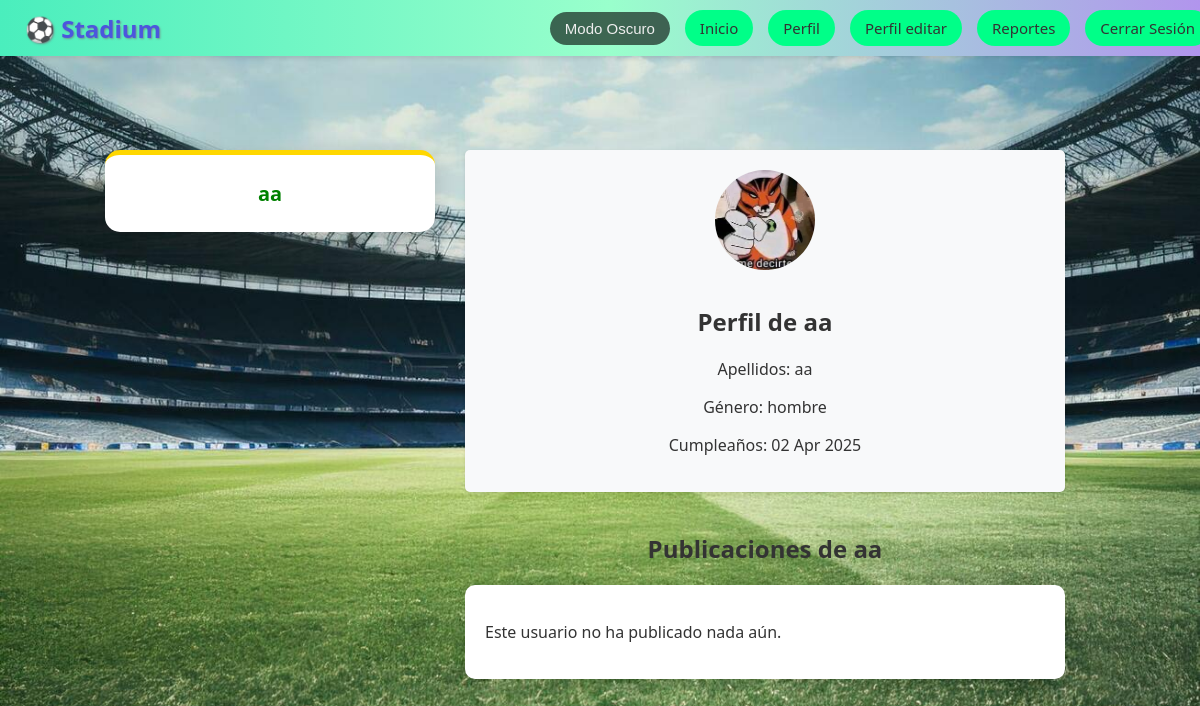
The app's page /perfil_usuario.php?user_id=47 (signed in) with its own data.
### tables this page shows
CREATE TABLE `a` (
  `id` int NOT NULL AUTO_INCREMENT,
  `nombre` varchar(45) NOT NULL,
  `apellidos` varchar(45) DEFAULT NULL,
  `genero` enum('hombre','mujer') DEFAULT NULL,
  `email` varchar(45) NOT NULL,
  `password` varchar(255) DEFAULT NULL,
  `cumpleanos` date DEFAULT NULL,
  `rol` enum('usuario','admin') DEFAULT 'usuario',
  `fotoNombre` varchar(100) DEFAULT NULL,
  `fotoRuta` varchar(255) DEFAULT NULL,
  `firebase_uid` varchar(255) DEFAULT NULL,
  PRIMARY KEY (`id`),
  UNIQUE KEY `idx_firebase_uid` (`firebase_uid`)
);

### html/perfil_usuario.php (the view, shortened to what this page needs)
<?php
$userIdPerfil = $_GET['user_id'];
if (!isset($_SESSION['email']) || !isset($_SESSION['name'])) {
    $nombreUsuario = "Invitado";
    $fotoRutaLogueado = null;
} else {
    $nombreUsuario = $_SESSION['name'];
}
$db = new Database();
$conn = $db->getConnection();
$stmt_usuario = $conn->prepare("SELECT id, nombre, apellidos, genero, cumpleanos, fotoRuta FROM a WHERE id = ?");
$stmt_usuario->bind_param("i", $userIdPerfil);
$stmt_usuario->execute();
$result_usuario = $stmt_usuario->get_result();
if ($row_usuario = $result_usuario->fetch_assoc()) {
    $nombreUsuarioPerfil = $row_usuario['nombre'];
    $apellidosUsuarioPerfil = $row_usuario['apellidos'];
    $generoUsuarioPerfil = $row_usuario['genero'];
    $cumpleanosUsuarioPerfil = $row_usuario['cumpleanos'];
    $fotoRutaPerfil = $row_usuario['fotoRuta'];
} else {
    header("Location: publicacion.php");
    exit();
}
$postsPerfil = [];
?>
<!DOCTYPE html>
<html lang="en">
<head>
    <link rel="stylesheet" href="../css/publicacion.css">
    <link rel="stylesheet" type="text/css" href="../css/publicacion_dark.css" class="dark-mode-style" disabled>
</head>
<body style="position: relative;">
<header class="main-header">
  <a href="publicacion.php" class="logo">⚽ Stadium</a>
  <div class="nav-buttons">
    <?php if (isset($_SESSION['email'])): ?>
      <button id="darkModeToggle" class="dark-toggle">Modo Oscuro</button>
      <a href="publicacion.php" class="nav-btn">Inicio</a>
      <a href="perfil_usuario.php?user_id=<?= $_SESSION['user_id_mysql'] ?>" class="nav-btn">Perfil</a>
      <a href="perfil_editar.php" class="nav-btn">Perfil editar</a>
        <a href="reportes.php" class="nav-btn">Reportes</a>
      <a href="logout.php" class="nav-btn">Cerrar Sesión</a>
    <?php endif; ?>
  </div>
</header>
    <div class="main-container" style="margin-top: 70px;">
        <div class="sidebar">
            <span><?= htmlspecialchars($nombreUsuario) ?></span>
        </div>
        <div class="content">
        <div class="user-profile-info">
    <?php if ($fotoRutaPerfil): ?>
        <img src="<?= htmlspecialchars(str_replace('\\', '/', $fotoRutaPerfil)) ?>" alt="Foto de perfil de <?= htmlspecialchars($nombreUsuarioPerfil ?? 'Usuario') ?>" style="width: 100px; height: 100px; border-radius: 50%; object-fit: cover; margin-bottom: 10px;">
    <?php else: ?>
        <img src="user.jpg" alt="Foto de perfil por defecto" style="width: 100px; height: 100px; border-radius: 50%; object-fit: cover; margin-bottom: 10px;">
    <?php endif; ?>
    <h2>Perfil de <?= htmlspecialchars($nombreUsuarioPerfil ?? 'Usuario') ?></h2>
    <?php if (!empty($apellidosUsuarioPerfil)): ?>
        <p>Apellidos: <?= htmlspecialchars($apellidosUsuarioPerfil) ?></p>
    <?php endif; ?>
    <?php if (!empty($generoUsuarioPerfil)): ?>
        <p>Género: <?= htmlspecialchars($generoUsuarioPerfil) ?></p>
    <?php endif; ?>
    <?php if (!empty($cumpleanosUsuarioPerfil)): ?>
        <?php
        $fechaCumpleanos = new DateTime($cumpleanosUsuarioPerfil);
        $fechaFormateada = $fechaCumpleanos->format('d M Y');
        ?>
        <p>Cumpleaños: <?= $fechaFormateada ?></p>
    <?php endif; ?>
</div>
            <h2>Publicaciones de <?= htmlspecialchars($nombreUsuarioPerfil ?? 'Usuario') ?></h2>
            <div class="container">
                <?php if (empty($postsPerfil)): ?>
                    <p>Este usuario no ha publicado nada aún.</p>
                <?php endif; ?>
            </div>
        </div>
    </div>
</body>
</html>

### css/publicacion.css (style rules this page uses)
.logo { font-size: 24px; font-weight: bold; margin-left: 15px; color: #4c56dd; text-shadow: 1px 1px 2px rgba(121, 117, 124, 0.7); text-decoration: none; }
.nav-buttons { display: flex; align-items: center; gap: 15px; position: relative; }
.nav-btn { padding: 8px 15px; background-color: #00ff88; color: #333333; border: none; border-radius: 20px; cursor: pointer; font-size: 15px; text-decoration: none; transition: background-color 0.3s ease, transform 0.2s ease; }
.dark-toggle { padding: 8px 15px; background-color: rgba(0, 0, 0, 0.6); color: #eee; border: none; border-radius: 20px; cursor: pointer; font-size: 15px; margin-left: 10px; transition: background-color 0.3s ease, transform 0.2s ease; }
body { font-family: 'Segoe UI', Tahoma, Geneva, Verdana, sans-serif; background-image: url('../img/field_2.jpg'); background-color: #CCFF99; background-position: center; background-repeat: no-repeat; background-size: cover; background-attachment: fixed; margin: 0; padding: 0; text-align: center; color: #333; }
header { position: fixed; top: 0; left: 0; width: 100%; background:linear-gradient(to right, #4aeebd, #99FFCC, #b291eeff); padding: 10px; box-shadow: 0 2px 4px rgba(0, 0, 0, 0.1); z-index: 1000; display: flex; justify-content: space-between; align-items: center; }
.content { display: flex; flex-direction: column; width: 100%; max-width: 600px; }
.container { max-width: 600px; background: white; padding: 20px; border-radius: 10px; box-shadow: 0px 4px 15px rgba(0, 0, 0, 0.1); text-align: left; }
.main-container { display: flex; justify-content: center; align-items: flex-start; gap: 30px; margin: 30px auto; max-width: 1000px; padding-top: 80px; }
.sidebar { width: 280px; background: #FFFFFF; padding: 25px; border-radius: 15px; box-shadow: 0px 6px 20px rgba(0, 0, 0, 0.15); text-align: center; border-top: 5px solid #FFD700; }
.sidebar span { display: block; font-size: 20px; font-weight: bold; color: #008000; }
.content .container { max-width: 500%; margin: 20px auto; padding: 20px; background-color: #fff; border-radius: 10px; box-shadow: 0 1px 3px rgba(0, 0, 0, 0.1); overflow-x: auto; }

### html/perfil_usuario.php (style rules this page uses)
.user-profile-info { background-color: #f8f9fa; padding: 20px; margin-bottom: 20px; border-radius: 5px; box-shadow: 0 1px 3px rgba(0, 0, 0, 0.1); text-align: center; }
.user-profile-info img { width: 100px; height: 100px; border-radius: 50%; object-fit: cover; margin-bottom: 10px; }

### records on screen
a: fotoRuta (picture), nombre "aa", apellidos "aa", genero "hombre", cumpleanos "02 Apr 2025"

### other values on screen
$nombreUsuario "aa"
